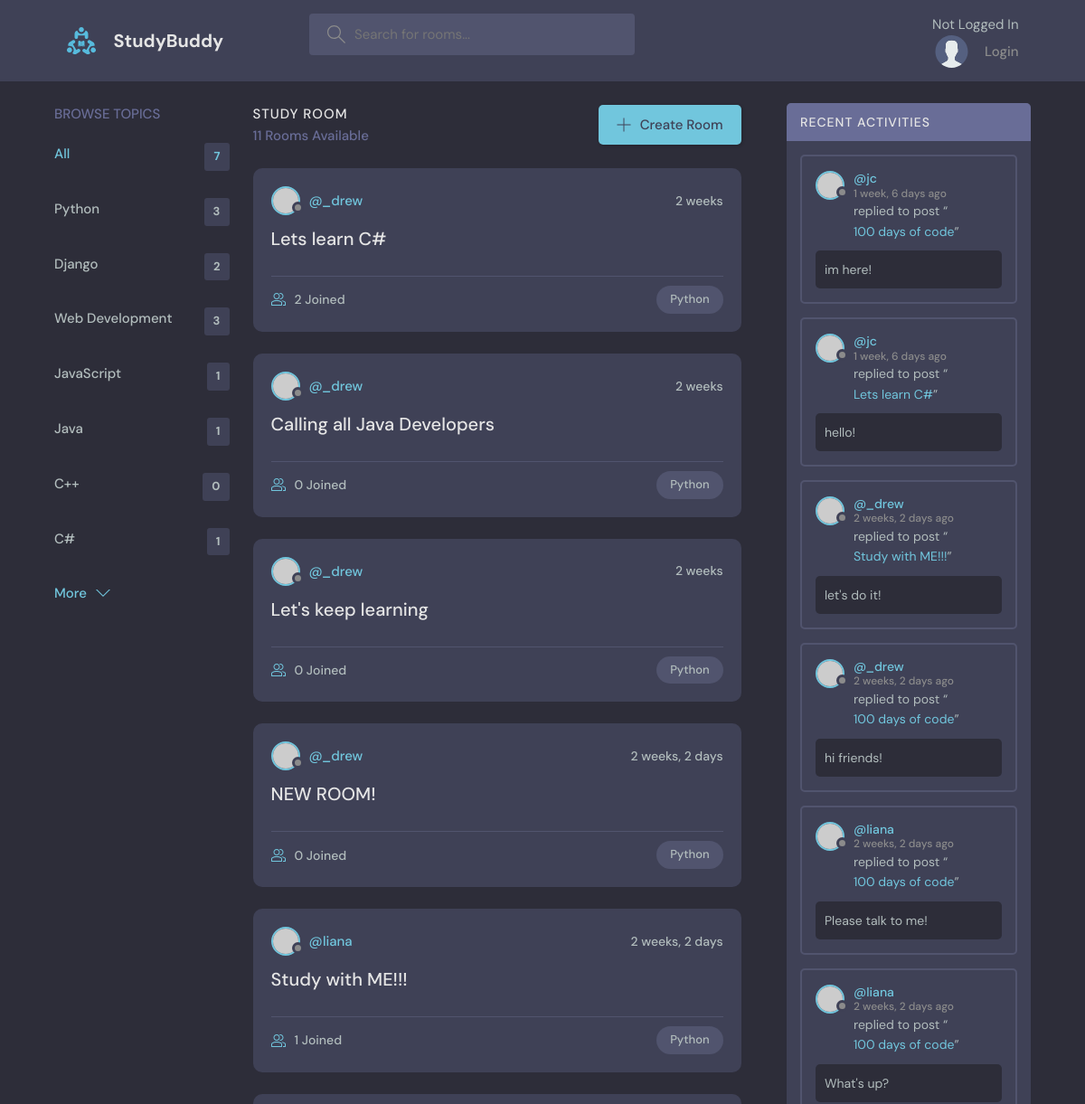
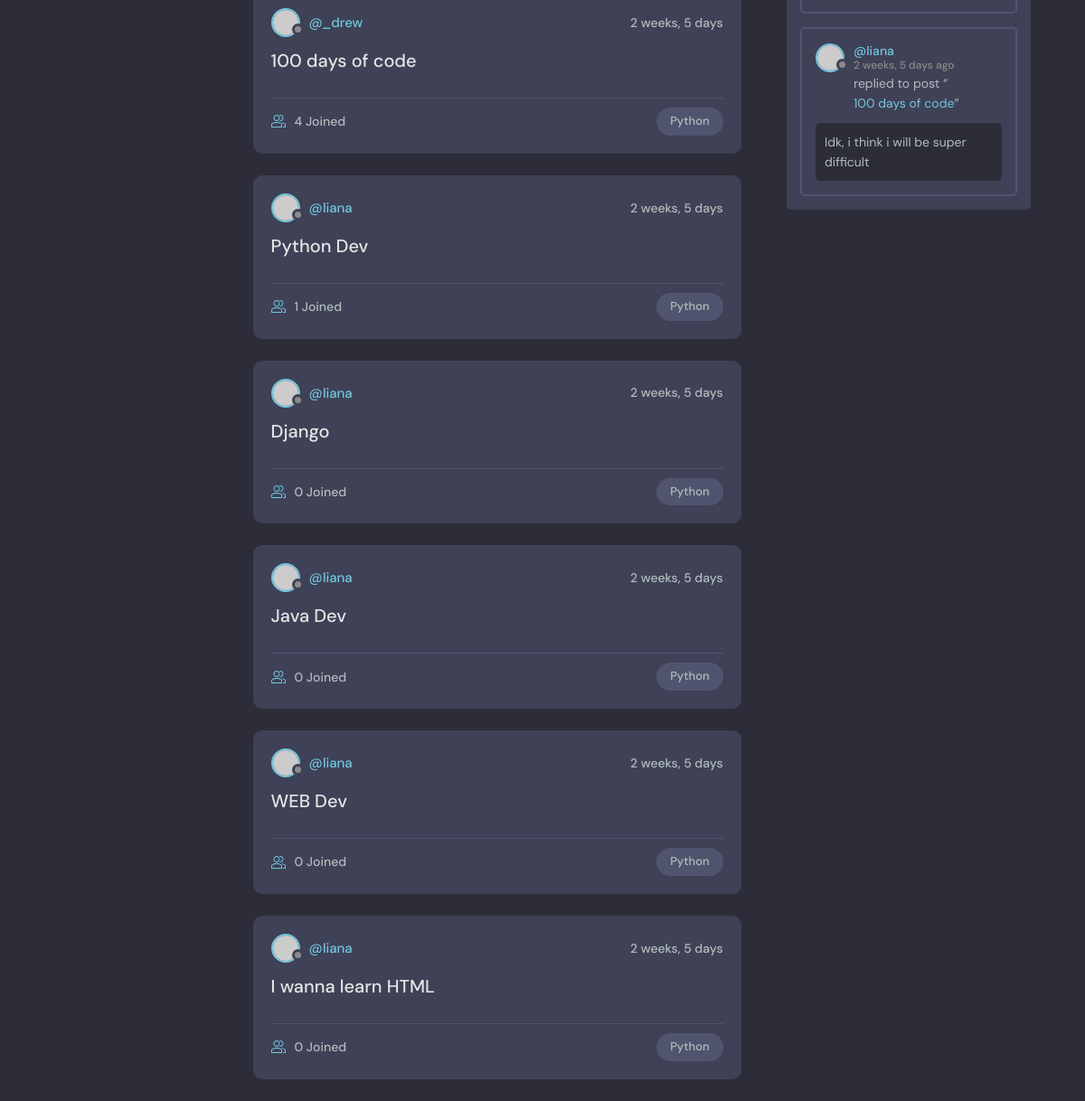
The page / on the database its author committed (2 pictures, top to bottom).
### base/models.py (models this page shows, shortened)
class Topic(models.Model):
    name = models.CharField(max_length=200)

class Room(models.Model):
    host = models.ForeignKey(
        User,
        on_delete=models.SET_NULL, null=True
        )
    topic = models.ForeignKey(
        Topic,
        on_delete=models.SET_NULL, null=True
        )
    name = models.CharField(max_length=200)
    description = models.TextField(null=True, blank=True)
    participants = models.ManyToManyField(User, related_name='participants', blank=True)
    updated = models.DateTimeField(auto_now=True)
    created = models.DateTimeField(auto_now_add=True)
    class Meta:
        ordering = ['-updated', '-created']
    def __str__ (self):
        return self.name

class Message(models.Model):
    user = models.ForeignKey(
        User,
        on_delete=models.CASCADE
    )
    room = models.ForeignKey(
        Room,
        on_delete=models.CASCADE
    )
    body = models.TextField()
    updated = models.DateTimeField(auto_now=True)
    created = models.DateTimeField(auto_now_add=True)
    class Meta:
        ordering = ['-updated', '-created']
    def __str__(self):
        return self.body[0:50]

### base/views.py (the view)
# urls.py: path('', views.home, name="home"),
def home(request):
    q = request.GET.get('q') if request.GET.get('q') != None else ''
    rooms = Room.objects.filter(
        Q(topic__name__icontains=q) |
        Q(name__icontains=q) |
        Q(description__icontains=q)
        )
    topics = Topic.objects.all()
    room_count = rooms.count()
    room_messages = Message.objects.filter(Q(room__topic__name__icontains=q))
    context = {'rooms': rooms, 'topics':topics,'room_count': room_count, 'room_messages': room_messages}
    return render(request, 'base/home.html', context)

### base/templates/base/home.html (shortened to what this page needs)
{% extends 'main.html' %}
{% block content %}
    <main class="layout layout--3">
      <div class="container">
        <div>
        {% include 'base/topics_component.html' %}
      </div>
        <div class="roomList">
          <div class="roomList__header">
            <div>
              <h2>Study Room</h2>
              <p>{{room_count}} Rooms Available</p>
            </div>
            <a class="btn btn--main" href="{% url 'create-room' %} ">
              <svg version="1.1" xmlns="http://www.w3.org/2000/svg" width="32" height="32" viewBox="0 0 32 32">
                <title>add</title>
                <path
                  d="M16.943 0.943h-1.885v14.115h-14.115v1.885h14.115v14.115h1.885v-14.115h14.115v-1.885h-14.115v-14.115z"
                ></path>
              </svg>
              Create Room
            </a>
          </div>
          {% include 'base/feed_component.html' %}
        </div>
        {% include 'base/activity_component.html' %}
      </div>
    </main>
{%  endblock content %}

### base/templates/base/topics_component.html
<div class="topics">
    <div class="topics__header">
      <h2>Browse Topics</h2>
    </div>
    <ul class="topics__list">
      <li>
        <a href="{% url 'home' %}" class="active">All <span>{{topics.count}}</span></a>
      </li>
      {% for topic in topics%}
      <li>
        <a href="{% url 'home' %}?q={{topic.name}}"> {{topic.name}} <span>{{topic.room_set.count}}</span></a>
      </li>
      {% endfor %}
    <a class="btn btn--link" href="{% url 'topics' %}">
      More
      <svg version="1.1" xmlns="http://www.w3.org/2000/svg" width="32" height="32" viewBox="0 0 32 32">
        <title>chevron-down</title>
        <path d="M16 21l-13-13h-3l16 16 16-16h-3l-13 13z"></path>
      </svg>
    </a>
  </div>

### base/templates/base/feed_component.html (shortened to what this page needs)
{% for room in rooms %}
<div class="roomListRoom">
    <div class="roomListRoom__header">
      <a href="{% url 'user-profile' room.host.id %}" class="roomListRoom__author">
        <div class="avatar avatar--small">
          <img src="https://randomuser.me/api/portraits/women/11.jpg" />
        </div>
        <span>@{{room.host.username}}</span>
      </a>
      <div class="roomListRoom__actions">
        <span>{{room.created|timesince}}</span>
      </div>
    </div>
    <div class="roomListRoom__content">
      <a href="{% url 'room' room.id %}">{{room.name}}</a>
    </div>
    <div class="roomListRoom__meta">
      <a href="{% url 'room' room.id %}" class="roomListRoom__joined">
        {{room.participants.all.count}} Joined
      </a>
      <p class="roomListRoom__topic">Python</p>
    </div>
  </div>
  {% endfor %}

### base/templates/base/activity_component.html (shortened to what this page needs)
<div class="activities">
    <div class="activities__header">
      <h2>Recent Activities</h2>
    </div>
    {% for message in room_messages %}
    <div class="activities__box">
      <div class="activities__boxHeader roomListRoom__header">
        <a href="{% url 'user-profile' message.user.id %}" class="roomListRoom__author">
          <div class="avatar avatar--small">
            <img src="https://randomuser.me/api/portraits/women/11.jpg" />
          </div>
          <p>
            @{{message.user}}
            <span>{{message.created|timesince}} ago</span>
          </p>
        </a>
      </div>
      <div class="activities__boxContent">
        <p>replied to post “<a href="{% url 'room' message.room.id %}">{{message.room}}</a>”</p>
        <div class="activities__boxRoomContent">
            {{message}}
        </div>
      </div>
    </div>
    {% endfor %}
  </div>

### rows shown on the page
Topic: name "Python", room_set.count "3"
Topic: name "Django", room_set.count "2"
Topic: name "Web Development", room_set.count "3"
Topic: name "JavaScript", room_set.count "1"
Topic: name "Java", room_set.count "1"
Topic: name "C++", room_set.count "0"
Topic: name "C#", room_set.count "1"
Room: host.username "_drew", created "2 weeks", name "Lets learn C#", participants.all.count "2"
Room: host.username "_drew", created "2 weeks", name "Calling all Java Developers", participants.all.count "0"
Room: host.username "_drew", created "2 weeks", name "Let's keep learning", participants.all.count "0"
Room: host.username "_drew", created "2 weeks, 2 days", name "NEW ROOM!", participants.all.count "0"
Room: host.username "liana", created "2 weeks, 2 days", name "Study with ME!!!", participants.all.count "1"
Room: host.username "_drew", created "2 weeks, 5 days", name "100 days of code", participants.all.count "4"
Room: host.username "liana", created "2 weeks, 5 days", name "Python Dev", participants.all.count "1"
Room: host.username "liana", created "2 weeks, 5 days", name "Django", participants.all.count "0"
Room: host.username "liana", created "2 weeks, 5 days", name "Java Dev", participants.all.count "0"
Room: host.username "liana", created "2 weeks, 5 days", name "WEB Dev", participants.all.count "0"
Room: host.username "liana", created "2 weeks, 5 days", name "I wanna learn HTML", participants.all.count "0"
Message: user "jc", created "1 week, 6 days", room "100 days of code", body "im here!"
Message: user "jc", created "1 week, 6 days", room "Lets learn C#", body "hello!"
Message: user "_drew", created "2 weeks, 2 days", room "Study with ME!!!", body "let's do it!"
Message: user "_drew", created "2 weeks, 2 days", room "100 days of code", body "hi friends!"
Message: user "liana", created "2 weeks, 2 days", room "100 days of code", body "Please talk to me!"
Message: user "liana", created "2 weeks, 2 days", room "100 days of code", body "What's up?"
Message: user "liana", created "2 weeks, 5 days", room "100 days of code", body "Idk, i think i will be super difficult"

### other values the page prints
{{ topics.count }} "7"
{{ room_count }} "11"
